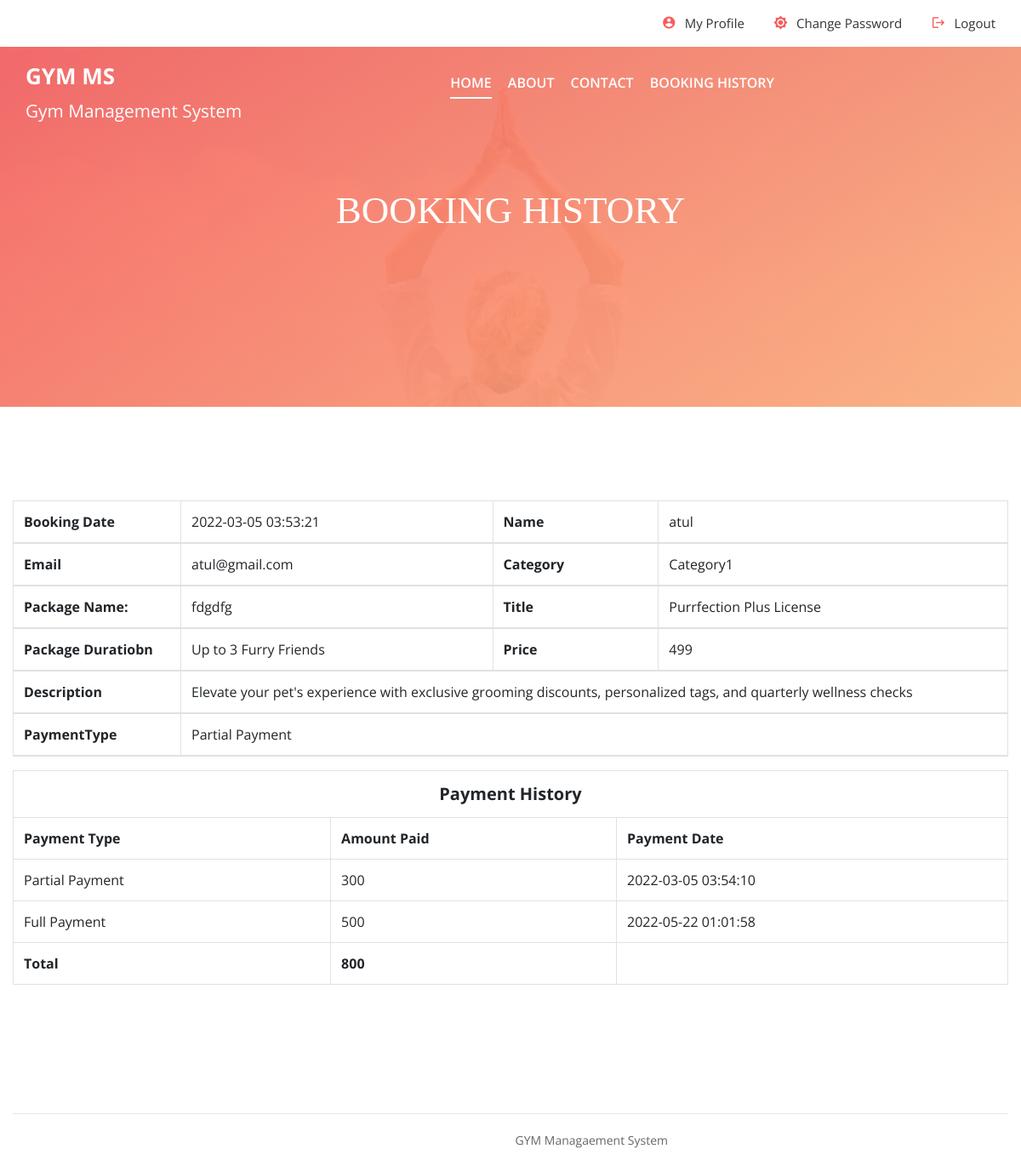
The page /booking-details.php?bookingid=1 (signed in) on the database its author committed.
### tables this page shows
CREATE TABLE `tblbooking` (
  `id` int(11) NOT NULL,
  `package_id` varchar(45) DEFAULT NULL,
  `userid` varchar(45) DEFAULT NULL,
  `booking_date` timestamp NULL DEFAULT current_timestamp(),
  `payment` varchar(45) DEFAULT NULL,
  `paymentType` varchar(45) DEFAULT NULL
);

CREATE TABLE `tbluser` (
  `id` int(11) NOT NULL,
  `fname` varchar(45) DEFAULT NULL,
  `lname` varchar(45) DEFAULT NULL,
  `email` varchar(45) DEFAULT NULL,
  `mobile` varchar(45) DEFAULT NULL,
  `password` varchar(100) DEFAULT NULL,
  `state` varchar(45) DEFAULT NULL,
  `city` varchar(45) DEFAULT NULL,
  `address` varchar(200) DEFAULT NULL,
  `create_date` timestamp NULL DEFAULT current_timestamp()
);

CREATE TABLE `tblcategory` (
  `id` int(11) NOT NULL,
  `category_name` varchar(45) DEFAULT NULL,
  `status` varchar(45) DEFAULT '0'
);

CREATE TABLE `tblpackage` (
  `id` int(11) NOT NULL,
  `cate_id` varchar(45) DEFAULT NULL,
  `PackageName` varchar(45) DEFAULT NULL
);

CREATE TABLE `tbladdpackage` (
  `id` int(11) NOT NULL,
  `category` varchar(45) DEFAULT NULL,
  `titlename` varchar(450) DEFAULT NULL,
  `PackageType` varchar(45) DEFAULT NULL,
  `PackageDuratiobn` varchar(45) DEFAULT NULL,
  `Price` varchar(45) DEFAULT NULL,
  `uploadphoto` varchar(450) DEFAULT NULL,
  `Description` varchar(450) DEFAULT NULL,
  `create_date` timestamp NULL DEFAULT current_timestamp()
);

CREATE TABLE `tblpayment` (
  `id` int(11) NOT NULL,
  `bookingID` varchar(45) DEFAULT NULL,
  `paymentType` varchar(45) DEFAULT NULL,
  `payment` varchar(45) DEFAULT NULL,
  `payment_date` timestamp NULL DEFAULT current_timestamp()
);

### booking-details.php (the view, shortened to what this page needs)
<?php session_start();
require_once('include/config.php');
if(strlen( $_SESSION["uid"])==0)
    {
header('location:login.php');
}
else{
?>
<!DOCTYPE html>
<html lang="zxx">
<head>
	<link rel="stylesheet" href="css/bootstrap.min.css"/>
	<link rel="stylesheet" href="css/font-awesome.min.css"/>
	<link rel="stylesheet" href="css/owl.carousel.min.css"/>
	<link rel="stylesheet" href="css/nice-select.css"/>
	<link rel="stylesheet" href="css/slicknav.min.css"/>
	<link rel="stylesheet" href="css/style.css"/>
</head>
<body>
	<?php include 'include/header.php';?>
	<section class="page-top-section set-bg" data-setbg="img/page-top-bg.jpg">
		<div class="container">
			<div class="row">
				<div class="col-lg-7 m-auto text-white">
					<h2>Booking History</h2>
				</div>
			</div>
		</div>
	</section>
	<section class="contact-page-section spad overflow-hidden">
		<div class="container">
			<div class="row">
				<div class="col-lg-12">
					   <table class="table table-hover table-bordered">
                <thead>
                   <?php $bookindid=$_GET['bookingid'];
                  $sql="SELECT t1.id as bookingid,t3.fname as Name, t3.email as email,t1.booking_date as bookingdate,t2.titlename as title,t2.PackageDuratiobn as PackageDuratiobn,
t2.Price as Price,t2.Description as Description,t4.category_name as category_name,t5.PackageName as PackageName,payment,paymentType FROM tblbooking as t1
 join tbladdpackage as t2
on t1.package_id =t2.id
join tbluser as t3
on t1.userid=t3.id
join tblcategory as t4
on t2.category=t4.id
join tblpackage as t5
on t2.PackageType=t5.id
 where t1.id=:bookindid";
                  $query= $dbh->prepare($sql);
                  $query->bindParam(':bookindid',$bookindid, PDO::PARAM_STR);
                  $query-> execute();
                  $results = $query -> fetchAll(PDO::FETCH_OBJ);
                  $cnt=1;
                  if($query -> rowCount() > 0)
                  {
                  foreach($results as $result)
                  {
                  ?>
                  <tr>
                   <th>Booking Date</th>
                   <td><?php echo $result->bookingdate; ?></td>
                    <th>Name</th>
                    <td><?php echo $result->Name; ?></td>
                  </tr>
                  <tr>
                   <th>Email</th>
                   <td><?php echo $result->email; ?></td>
                    <th>Category</th>
                    <td><?php echo $result->category_name; ?></td>
                  </tr>
                  <tr>
                   <th>Package Name:</th>
                   <td><?php echo $result->PackageName; ?></td>
                    <th>Title</th>
                    <td><?php echo $result->title; ?></td>
                  </tr>
                  <tr>
                   <th>Package Duratiobn</th>
                   <td><?php echo $result->PackageDuratiobn; ?></td>
                    <th>Price</th>
                    <td><?php echo $result->Price; ?></td>
                  </tr>
                  <tr>
                   <th>Description</th>
                   <td colspan="3"><?php echo $result->Description; ?></td>
                  </tr>
                  <tr>
                   <th>PaymentType</th>
                   <td colspan="3"><?php  $ptype=$result->paymentType;
if($ptype==''):
	echo "Payment not made yet";
else:
	echo $ptype;
endif;
                 ?></td>
                  </tr>
                  <?php  $cnt=$cnt+1; } } ?>
                </thead>
              </table>
            <?php   $sql="SELECT * from tblpayment
 where bookingID=:bookindid";
                  $query= $dbh->prepare($sql);
                  $query->bindParam(':bookindid',$bookindid, PDO::PARAM_STR);
                  $query-> execute();
                  $results = $query -> fetchAll(PDO::FETCH_OBJ);
                  if($query -> rowCount() > 0)
                  { ?>
                       <table class="table table-hover table-bordered">
                        <tr>
                          <th colspan="3" style="text-align:center;font-size:20px;">Payment History</th>
                        </tr>
                        <tr>
                          <th>Payment Type</th>
                          <th>Amount Paid</th>
                          <th>Payment Date</th>
                        </tr>
 <?php foreach($results as $result)
                  { ?>
<tr>
  <td><?php echo $result->paymentType; ?></td>
  <td><?php echo $tpayment=$result->payment; ?></td>
  <td><?php echo $result->payment_date; ?></td>
</tr>
<?php
$gpayment+=$tpayment;
}  ?>
<tr>
  <th>Total</th>
  <th><?php echo $gpayment;?></th>
</tr>
                       </table>
                     <?php } ?>
				</div>
			</div>
		</div>
	</section>
<?php include 'include/footer.php'; ?>
	</body>
</html>
        <?php } ?>

### rows shown on the page
tblbooking: booking_date "2022-03-05 03:53:21", userid.fname "atul", userid.email "atul@gmail.com", tblcategory.category_name "Category1", tblpackage.PackageName "fdgdfg", tbladdpackage.titlename "Purrfection Plus License", tbladdpackage.PackageDuratiobn "Up to 3 Furry Friends", tbladdpackage.Price "499", tbladdpackage.Description "Elevate your pet's experience with exclusive grooming discounts, personalized tags, and quarterly wellness checks", paymentType "Partial Payment"
tblpayment: paymentType "Partial Payment", payment "300", payment_date "2022-03-05 03:54:10"
tblpayment: paymentType "Full Payment", payment "500", payment_date "2022-05-22 01:01:58"

### other values the page prints
$gpayment "800"
